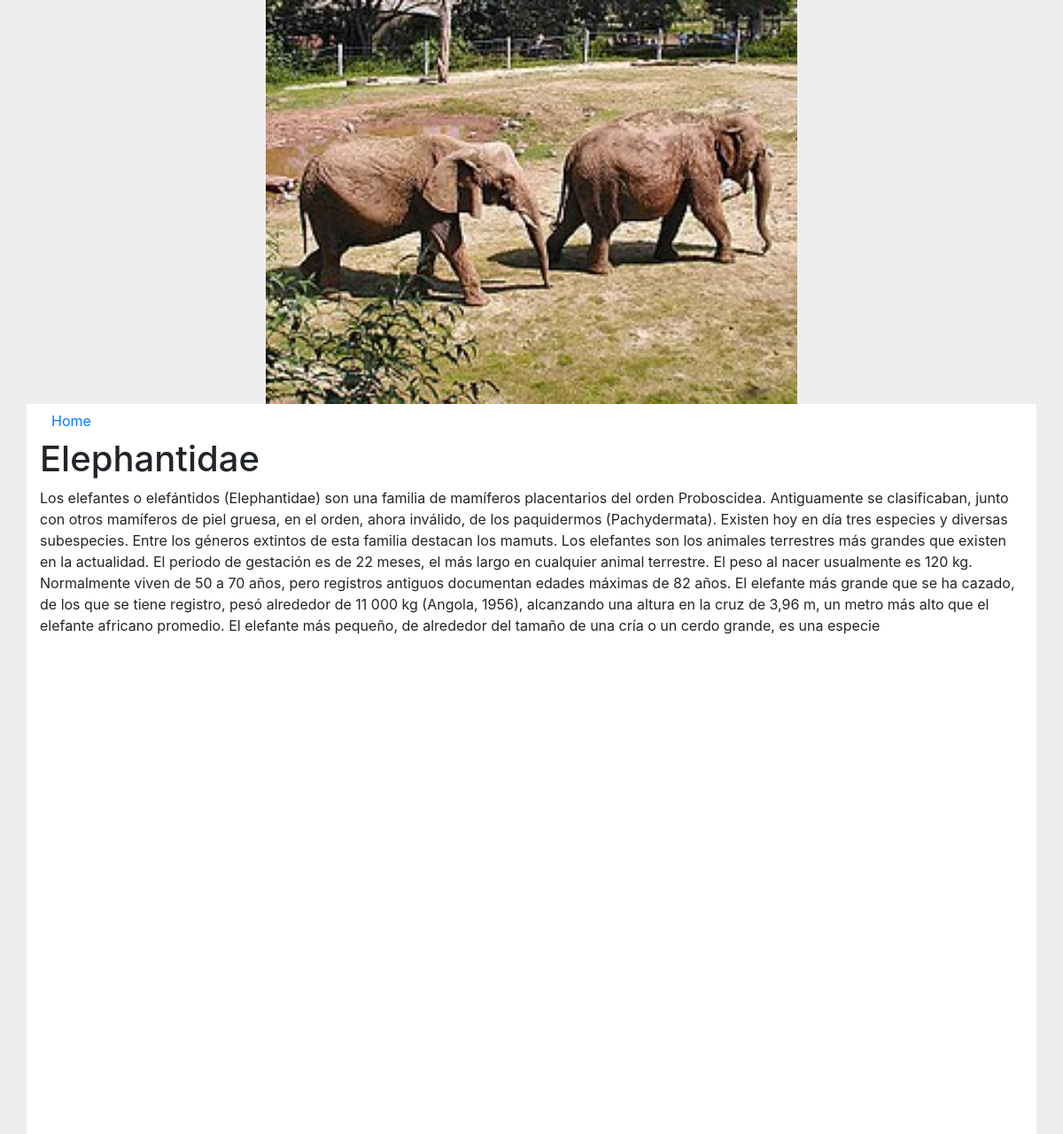
Screenshot of /ver.php?id=8 with the database file from the repository.
### tables this page shows
CREATE TABLE `publicacion` (
  `id` int(11) NOT NULL,
  `Titulo` varchar(40) NOT NULL,
  `Descripcion` varchar(1000) NOT NULL,
  `Direccion` varchar(200) NOT NULL
);

### ver.php (the view, shortened to what this page needs)
<?php
    $id1 = $_GET['id'];
    $conexion = mysqli_connect(DB_HOST, DB_USER, DB_PASSWORD, DB_BASE);
    $obtenerTabla = mysqli_query($conexion, "select * from publicacion where id=$id1");
    $publicacion = mysqli_fetch_array($obtenerTabla);
?>
<!DOCTYPE html>
<html lang="es" dir="ltr">
    <head>
        <link rel="stylesheet" href="https://stackpath.bootstrapcdn.com/bootstrap/4.1.1/css/bootstrap.min.css">
        <link rel="stylesheet" href="css/estilos.css">
    </head>
    <body>
        <img class="imgPost" src="./imagenes/<?php echo $publicacion['Direccion']?>"/>
            <div class="container" id="principal">
            <a href="index.php" class="btn">Home</a>
             <h1><?php echo $publicacion['Titulo']; ?></h1>
             <div class="contenido_post">
                 <?php echo $publicacion['Descripcion']?>
             </div>
        </div>
    </body>
</html>

### css/estilos.css (style rules this page uses)
body { background: #eee; }
#principal { background: #fff; min-height: 103vh; }
.imgPost { width: 50%; display: block; margin: 0 auto; }

### rows the page displays
publicacion: Direccion (picture), Titulo "Elephantidae", Descripcion "Los elefantes o elefántidos (Elephantidae) son una familia de mamíferos placentarios del orden Proboscidea. Antiguamente se clasificaban, junto con otros mamíferos de piel gruesa, en el orden, ahora inválido, de los paquidermos (Pachydermata). Existen hoy en día tres especies y diversas subespecies. Entre los géneros extintos de esta familia destacan los mamuts. Los elefantes son los animales terrestres más grandes que existen en la actualidad. El periodo de gestación es de 22 meses, el más largo en cualquier animal terrestre. El peso al nacer usualmente es 120 kg. Normalmente viven de 50 a 70 años, pero registros antiguos documentan edades máximas de 82 años. El elefante más grande que se…"
